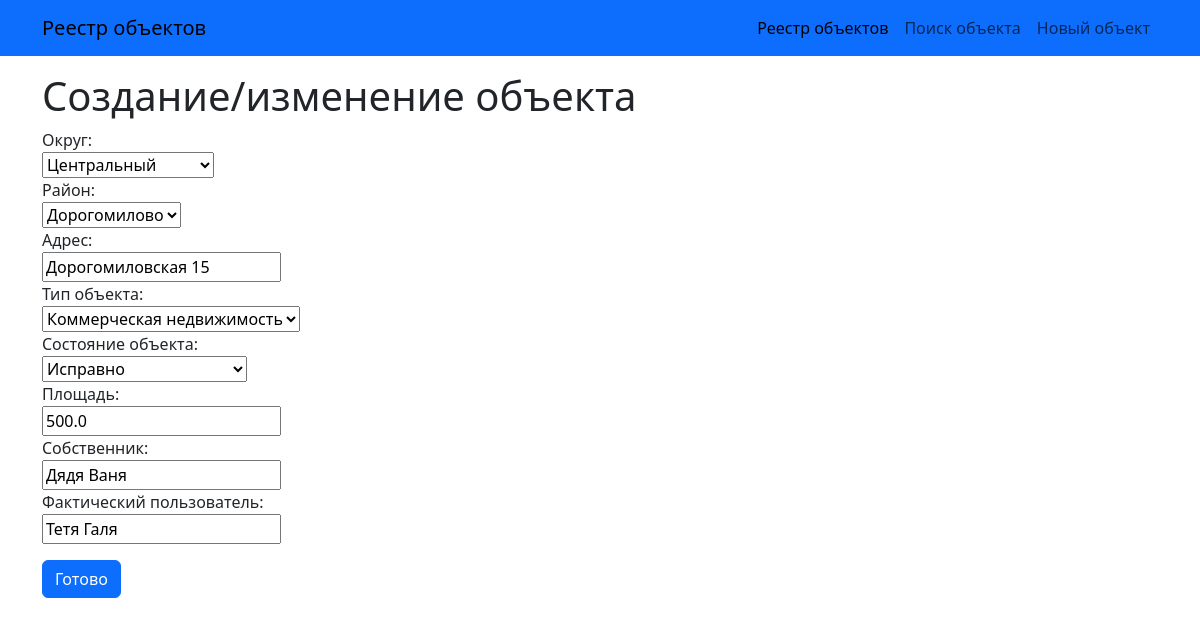
Page /estate_objects/13/edit/ on the committed database.
### estate_objects/models.py (models this page shows, shortened)
class EstateObject(models.Model):
    division = models.CharField(max_length=2, choices=DIVISIONS, verbose_name='Округ')
    district = models.CharField(max_length=32, choices=DISTRICTS, verbose_name='Район')
    address = models.CharField(max_length=256, verbose_name='Адрес')
    obj_type = models.CharField(max_length=16, choices=OBJ_TYPES, verbose_name='Тип объекта')
    condition = models.CharField(max_length=32, choices=CONDITIONS, verbose_name='Состояние объекта')
    area = models.FloatField(validators=[MinValueValidator(0)], verbose_name='Площадь объекта')
    owner = models.CharField(max_length=256, verbose_name='Собственник')
    current_holder = models.CharField(max_length=256, verbose_name='Фактический пользователь')
    media_files = models.FileField(upload_to='photo_video/', verbose_name='Фото/видео')

### estate_objects/views.py (the view)
# urls.py: path('<int:pk>/edit/', ObjectUpdate.as_view(), name='object_update'),
class ObjectUpdate(UpdateView):
    template_name = 'object_create.html'
    form_class = AddObjectForm
    def get_object(self, **kwargs):
        obj_id = self.kwargs.get('pk')
        return get_object_or_404(EstateObject, pk=obj_id)

### estate_objects/forms.py
class AddObjectForm(ModelForm):
    area = IntegerField(
        label='Площадь',
        widget=NumberInput(attrs={"class":"myfield"})
        )
    class Meta:
        model = EstateObject
        exclude = ['media_files']

### templates/object_create.html (shortened to what this page needs)
{% extends 'base.html' %}
{% block content %}
    <h1>Создание/изменение объекта</h1>
    <form class="d-flex flex-column align-items-start" method="POST">
        {{ form }}
        <input class="btn btn-primary mt-3" type="submit" value="Готово">
    </form>
{% endblock content %}

### rows in the picture
EstateObject: division "Центральный", district "Дорогомилово", address "Дорогомиловская 15", obj_type "Коммерческая недвижимость", condition "Исправно", area "500.0", owner "Дядя Ваня", current_holder "Тетя Галя"
